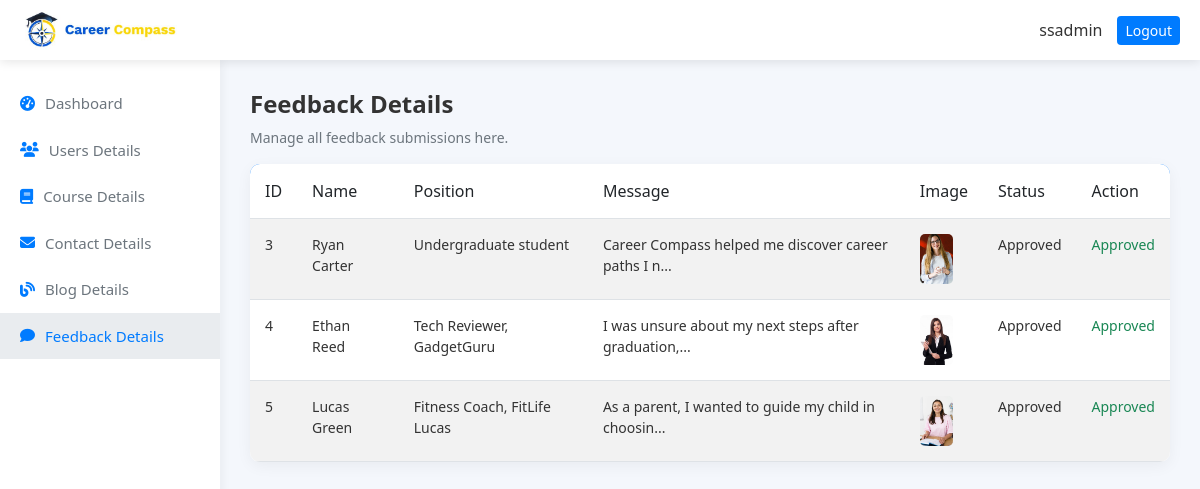
Page /Admin/feedback_details.php (signed in) on the committed database.
### tables this page shows
CREATE TABLE `feedback` (
  `feedback_id` int(11) NOT NULL,
  `full_name` varchar(100) NOT NULL,
  `position` varchar(100) DEFAULT NULL,
  `image` varchar(255) DEFAULT NULL,
  `message` text NOT NULL,
  `created_at` timestamp NOT NULL DEFAULT current_timestamp(),
  `approved` tinyint(1) DEFAULT 0
);

### Admin/feedback_details.php (the view, shortened to what this page needs)
<?php
$conn = new mysqli("localhost", "root", "", "career_compass");
$admin_name = "ssadmin";
$conn->query("ALTER TABLE feedback ADD COLUMN IF NOT EXISTS approved TINYINT(1) DEFAULT 0");
$result = $conn->query("SELECT * FROM feedback");
?>
<!DOCTYPE html>
<html lang="en">
<head>
    <link href="https://cdn.jsdelivr.net/npm/bootstrap@5.3.0/dist/css/bootstrap.min.css" rel="stylesheet">
    <link rel="stylesheet" href="https://cdnjs.cloudflare.com/ajax/libs/font-awesome/6.4.0/css/all.min.css">
</head>
<body>
    <div class="header">
        <img src="../images/cclogo.jpg" alt="Career Compass Logo">
        <div class="admin-info">
            <span><?php echo $admin_name; ?></span>
            <a href="logout.php" class="btn btn-sm">Logout</a>
        </div>
    </div>
    <div class="sidebar">
        <a href="index.php"><i class="fas fa-tachometer-alt"></i> Dashboard</a>
        <a href="users_details.php"><i class="fas fa-users"></i> Users Details</a>
        <a href="course_details.php"><i class="fas fa-book"></i> Course Details</a>
        <a href="contact_details.php"><i class="fas fa-envelope"></i> Contact Details</a>
        <a href="blog_details.php"><i class="fas fa-blog"></i> Blog Details</a>
        <a href="feedback_details.php" class="active"><i class="fas fa-comment"></i> Feedback Details</a>
    </div>
    <div class="content">
        <h2>Feedback Details</h2>
        <p>Manage all feedback submissions here.</p>
        <table class="table table-striped">
            <thead>
                <tr>
                    <th>ID</th>
                    <th>Name</th>
                    <th>Position</th>
                    <th>Message</th>
                    <th>Image</th>
                    <th>Status</th>
                    <th>Action</th>
                </tr>
            </thead>
            <tbody>
                <?php while ($row = $result->fetch_assoc()) { ?>
                    <tr>
                        <td><?php echo htmlspecialchars($row['feedback_id']); ?></td>
                        <td><?php echo htmlspecialchars($row['full_name']); ?></td>
                        <td><?php echo htmlspecialchars($row['position']); ?></td>
                        <td><?php echo htmlspecialchars(substr($row['message'], 0, 50)) . '...'; ?></td>
                        <td>
                            <?php if ($row['image'] && file_exists("../" . $row['image'])) { ?>
                                <img src="../<?php echo htmlspecialchars($row['image']); ?>" alt="Feedback Image">
                            <?php } else { ?>
                                <span>No Image</span>
                            <?php } ?>
                        </td>
                        <td><?php echo $row['approved'] ? 'Approved' : 'Pending'; ?></td>
                        <td>
                            <?php if (!$row['approved']) { ?>
                                <a href="approve_feedback.php?id=<?php echo htmlspecialchars($row['feedback_id']); ?>"
                                    class="btn btn-approve">Approve</a>
                            <?php } else { ?>
                                <span class="text-success">Approved</span>
                            <?php } ?>
                        </td>
                    </tr>
                <?php }
                $conn->close(); ?>
            </tbody>
        </table>
    </div>
</body>
</html>

### Admin/feedback_details.php (style rules this page uses)
body { margin: 0; font-family: 'Segoe UI', Tahoma, Geneva, Verdana, sans-serif; background: #f4f7fc; }
.header { background: white; box-shadow: 0 2px 10px rgba(0, 0, 0, 0.1); padding: 10px 20px; display: flex; justify-content: space-between; align-items: center; position: fixed; width: 100%; top: 0; z-index: 1000; }
.header img { height: 40px; }
.header .admin-info { display: flex; align-items: center; }
.header .admin-info span { margin-right: 15px; font-weight: 500; color: #333; }
.header .admin-info .btn { background: #007BFF; color: white; border: none; }
.sidebar { width: 220px; background: white; height: 100vh; position: fixed; top: 60px; left: 0; padding-top: 20px; box-shadow: 2px 0 10px rgba(0, 0, 0, 0.05); }
.sidebar a { color: #6c757d; padding: 12px 20px; display: flex; align-items: center; text-decoration: none; font-weight: 500; font-size: 15px; }
.sidebar a i { margin-right: 10px; color: #007BFF; }
.sidebar a:hover, .sidebar a.active { background: #e9ecef; color: #007BFF; }
.content { margin-left: 220px; margin-top: 60px; padding: 30px; }
.content h2 { font-size: 24px; font-weight: 600; color: #333; }
.content p { color: #6c757d; font-size: 14px; }
.table { background: white; border-radius: 10px; box-shadow: 0 4px 15px rgba(0, 0, 0, 0.05); overflow: hidden; }
.table thead { background: #007BFF; color: white; }
.table thead th { font-weight: 500; padding: 15px; }
.table tbody tr { transition: background 0.3s; }
.table tbody td { padding: 15px; color: #333; font-size: 14px; }
.table img { max-width: 50px; max-height: 50px; border-radius: 5px; }

### rows in the picture
feedback: feedback_id "3", full_name "Ryan Carter", position "Undergraduate student", message "Career Compass helped me discover career paths I n", image (picture), approved "Approved"
feedback: feedback_id "4", full_name "Ethan Reed", position "Tech Reviewer, GadgetGuru", message "I was unsure about my next steps after graduation,", image (picture), approved "Approved"
feedback: feedback_id "5", full_name "Lucas Green", position "Fitness Coach, FitLife Lucas", message "As a parent, I wanted to guide my child in choosin", image (picture), approved "Approved"

### other values in the picture
$admin_name "ssadmin"
